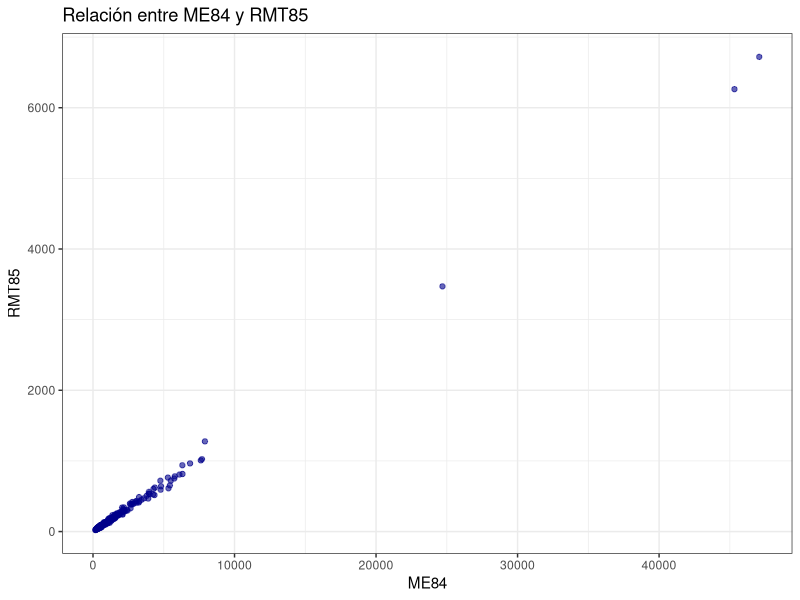
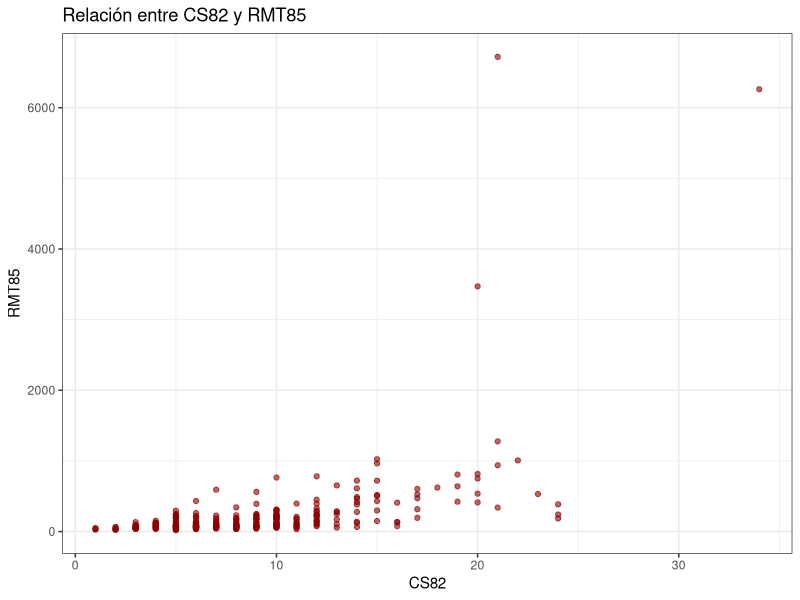

Write R code to recreate these figures, in order.
## ---- chunk 1
# Configuración global para que no salgan warnings ni mensajes en el reporte final
knitr::opts_chunk$set(echo = TRUE, warning = FALSE, message = FALSE)
## ---- chunk 2
library(tidyverse)
library(survey)
library(sampling)
library(knitr) # Necesario para tablas presentables
library(kableExtra)

datos <- read.csv("sarndal.txt", sep="")
datos <- datos %>% mutate(TYPE = factor((rep(c("H","M","M","M","H"),length=284))))
## ---- chunk 3
set.seed(2)
clusters <- sampling::cluster(
  data = datos,
  size = 10,
  clustername = c("CL"),
  method = "srswor"
)

muestra <- getdata(datos, clusters)
diseno <- svydesign(data = muestra, id = ~ CL, fpc = ~ Prob)
## ---- chunk 4
total <- svytotal(~RMT85, design = diseno)
## ---- chunk 5
# Presentación de resultados en tabla usando kableExtra
res_base <- data.frame(
  Estimación = as.numeric(coef(total)),
  SE = as.numeric(SE(total)),
  CV = as.numeric(cv(total))
)
kable(res_base, digits = 2, caption = "Estimación inicial sin calibrar") %>%
  kable_styling(bootstrap_options = c("striped", "hover", "condensed"), full_width = F)
## ---- chunk 6
pop_totals <- table(datos$TYPE)
names(pop_totals) <- c("TYPEH", "TYPEM")
diseno_cal <- calibrate(design = diseno, ~ TYPE - 1, population = pop_totals)

total_cal <- svytotal( ~ RMT85, diseno_cal)
## ---- chunk 7
# Tabla de resultados
res_cal1 <- data.frame(
  Estimación = as.numeric(coef(total_cal)),
  SE = as.numeric(SE(total_cal)),
  CV = as.numeric(cv(total_cal))
)
kable(res_cal1, digits = 2, caption = "Estimación calibrada por TYPE") %>%
  kable_styling(bootstrap_options = c("striped", "hover", "condensed"), full_width = F)
## ---- chunk 8
svytable(~TYPE, diseno_cal) %>%
  as.data.frame() %>%
  setNames(c("TYPE", "Total")) %>% # Renombra la columna de frecuencias/totales
  kable(caption = "Tabla ponderada por TYPE") %>%
  kable_styling(bootstrap_options = c("striped", "hover", "condensed"), full_width = F)
## ---- chunk 9
diseno_cal2 <- calibrate(design = diseno, formula = ~ TYPE - 1, 
                         population = pop_totals, aggregate = TRUE)

total_cal2 <- svytotal(~RMT85, diseno_cal2)
## ---- chunk 10
res_cal2 <- data.frame(
  Estimación = as.numeric(coef(total_cal2)),
  SE = as.numeric(SE(total_cal2)),
  CV = as.numeric(cv(total_cal2))
)
kable(res_cal2, digits = 2, caption = "Calibración por TYPE con aggregate = TRUE") %>%
  kable_styling(bootstrap_options = c("striped", "hover", "condensed"), full_width = F)
## ---- chunk 11
pesos2 <- data.frame(CL = diseno_cal2$variables$CL,
                     w = weights(diseno_cal2))
res_pesos2 <- pesos2 %>% group_by(CL) %>% summarise(min = min(w), max = max(w))
## ---- chunk 12
kable(res_pesos2, digits = 2, caption = "Rango de pesos por Cluster") %>%
  kable_styling(bootstrap_options = c("striped", "hover", "condensed"), full_width = F)
## ---- chunk 13
correlaciones <- data.frame(
  Variable = c("ME84", "CS82"),
  Correlación = c(cor(datos$RMT85, datos$ME84), cor(datos$RMT85, datos$CS82))
)

kable(correlaciones, digits = 3, caption = "Correlación con la variable de interés") %>%
  kable_styling(bootstrap_options = c("striped", "hover", "condensed"), full_width = F)
## ---- chunk 14
# Gráfico 1: ME84 vs RMT85
datos %>% 
ggplot(aes(x = ME84, y = RMT85)) +
  geom_point(alpha = 0.6, color = "darkblue") +
  theme_bw() + # Uso de theme_bw solicitado
  labs(title = "Relación entre ME84 y RMT85",
       x = "ME84",
       y = "RMT85")

# Gráfico 2: CS82 vs RMT85
datos %>% 
ggplot(aes(x = CS82, y = RMT85)) +
  geom_point(alpha = 0.6, color = "darkred") +
  theme_bw() + # Uso de theme_bw solicitado
  labs(title = "Relación entre CS82 y RMT85",
       x = "CS82",
       y = "RMT85")
## ---- chunk 15
tot_ME84 <- sum(datos$ME84)
diseno_cal3 <- calibrate(
  design = diseno,
  formula = ~ ME84 - 1,
  population = tot_ME84,
  aggregate = TRUE
)

total_cal3 <- svytotal(~RMT85, diseno_cal3)
cv3 <- cv(total_cal3)
## ---- chunk 16
tot_CS82 <- sum(datos$CS82)
diseno_cal4 <- calibrate(
  design = diseno,
  formula = ~ CS82 - 1,
  population = tot_CS82,
  aggregate = TRUE
)

total_cal4 <- svytotal(~RMT85, diseno_cal4)
cv4 <- cv(total_cal4)
## ---- chunk 17
tot_ambas <- c(tot_ME84, tot_CS82)
names(tot_ambas) <- c("ME84", "CS82")

diseno_cal5 <- calibrate(
  design = diseno,
  formula = ~ CS82 + ME84 - 1,
  population = tot_ambas,
  aggregate = TRUE
)

total_cal5 <- svytotal(~RMT85, diseno_cal5)
cv5 <- cv(total_cal5)
## ---- chunk 18
resultados <- data.frame(
  Calibración = c("Sin calibrar","ME84", "CS82", "ME84+CS82"),
  Total = c(as.numeric(coef(total)), as.numeric(coef(total_cal3)), as.numeric(coef(total_cal4)), as.numeric(coef(total_cal5))),
  SE = c(as.numeric(SE(total)), as.numeric(SE(total_cal3)), as.numeric(SE(total_cal4)), as.numeric(SE(total_cal5))),
  CV = c(as.numeric(cv(total)), cv3, cv4, cv5)
)

kable(resultados %>% arrange(CV), digits = 3, caption = "Comparación de métodos de calibración numérica") %>%
  kable_styling(bootstrap_options = c("striped", "hover", "condensed"), full_width = F)
## ---- chunk 19
tot_final <- c(113, 171, tot_ME84)
names(tot_final) <- c('TYPEH', 'TYPEM', 'ME84')

diseno_cal_final <- calibrate(
  design = diseno,
  formula = ~ ME84 + TYPE - 1,
  population = tot_final,
  aggregate = TRUE
)

total_final <- svytotal(~ RMT85, diseno_cal_final)
## ---- chunk 20
res_final <- data.frame(
  Calibración = "ME84 + TYPE",
  Estimación = as.numeric(coef(total_final)),
  SE = as.numeric(SE(total_final)),
  CV = as.numeric(cv(total_final))
)

kable(res_final, digits = 2, caption = "Resultado del diseño de calibración final") %>%
  kable_styling(bootstrap_options = c("striped", "hover", "condensed", "responsive"), full_width = F)
